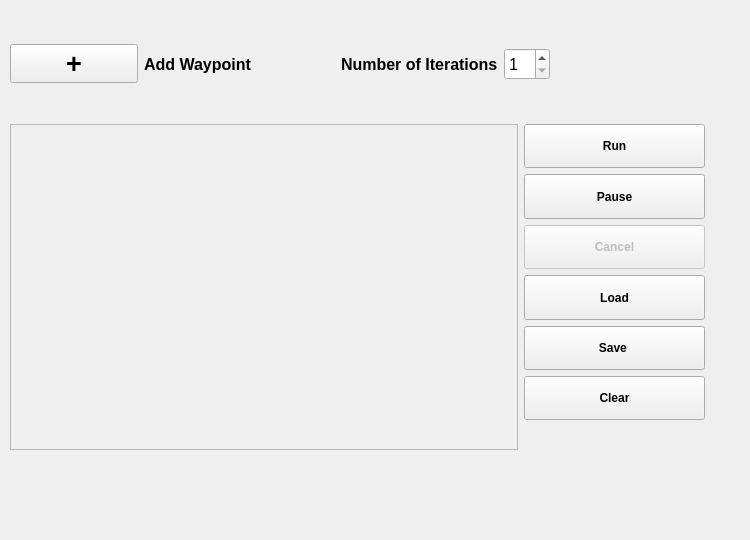
          <widget class="QWidget" name="tab_wp">
           <attribute name="title">
            <string>Joint space Plan</string>
           </attribute>
           <widget class="QWidget" name="verticalLayoutWidget_2">
            <property name="geometry">
             <rect>
              <x>10</x>
              <y>10</y>
              <width>731</width>
              <height>521</height>
             </rect>
            </property>
            <layout class="QVBoxLayout" name="verticalLayout_8" stretch="20,60,15">
             <item>
              <layout class="QHBoxLayout" name="horizontalLayout_7">
               <item>
                <layout class="QHBoxLayout" name="horizontalLayout" stretch="20,20,10,20,30">
                 <item>
                  <widget class="QPushButton" name="btn_add_waypoint">
                   <property name="font">
                    <font>
                     <pointsize>20</pointsize>
                     <weight>75</weight>
                     <bold>true</bold>
                    </font>
                   </property>
                   <property name="text">
                    <string>+</string>
                   </property>
                  </widget>
                 </item>
                 <item>
                  <widget class="QLabel" name="label">
                   <property name="font">
                    <font>
                     <pointsize>12</pointsize>
                     <weight>75</weight>
                     <bold>true</bold>
                    </font>
                   </property>
                   <property name="text">
                    <string>Add Waypoint</string>
                   </property>
                  </widget>
                 </item>
                 <item>
                  <spacer name="horizontalSpacer_26">
                   <property name="orientation">
                    <enum>Qt::Horizontal</enum>
                   </property>
                   <property name="sizeHint" stdset="0">
                    <size>
                     <width>40</width>
                     <height>20</height>
                    </size>
                   </property>
                  </spacer>
                 </item>
                 <item>
                  <layout class="QVBoxLayout" name="verticalLayout" stretch="35,30,35">
                   <item>
                    <spacer name="verticalSpacer_54">
                     <property name="orientation">
                      <enum>Qt::Vertical</enum>
                     </property>
                     <property name="sizeHint" stdset="0">
                      <size>
                       <width>20</width>
                       <height>40</height>
                      </size>
                     </property>
                    </spacer>
                   </item>
                   <item>
                    <layout class="QHBoxLayout" name="horizontalLayout_11">
                     <item>
                      <widget class="QLabel" name="label_2">
                       <property name="font">
                        <font>
                         <pointsize>12</pointsize>
                         <weight>75</weight>
                         <bold>true</bold>
                        </font>
                       </property>
                       <property name="text">
                        <string>Number of Iterations</string>
                       </property>
                      </widget>
                     </item>
                     <item>
                      <widget class="QSpinBox" name="iterationSpinBox">
                       <property name="sizePolicy">
                        <sizepolicy hsizetype="Minimum" vsizetype="Preferred">
                         <horstretch>0</horstretch>
                         <verstretch>0</verstretch>
                        </sizepolicy>
                       </property>
                       <property name="font">
                        <font>
                         <pointsize>12</pointsize>
                        </font>
                       </property>
                       <property name="minimum">
                        <number>1</number>
                       </property>
                      </widget>
                     </item>
                    </layout>
                   </item>
                   <item>
                    <spacer name="verticalSpacer_55">
                     <property name="orientation">
                      <enum>Qt::Vertical</enum>
                     </property>
                     <property name="sizeHint" stdset="0">
                      <size>
                       <width>20</width>
                       <height>40</height>
                      </size>
                     </property>
                    </spacer>
                   </item>
                  </layout>
                 </item>
                 <item>
                  <spacer name="horizontalSpacer_16">
                   <property name="orientation">
                    <enum>Qt::Horizontal</enum>
                   </property>
                   <property name="sizeHint" stdset="0">
                    <size>
                     <width>40</width>
                     <height>20</height>
                    </size>
                   </property>
                  </spacer>
                 </item>
                </layout>
               </item>
              </layout>
             </item>
             <item>
              <layout class="QHBoxLayout" name="horizontalLayout_16" stretch="70,25,5">
               <item>
                <widget class="QListView" name="waypointslistView">
                 <property name="enabled">
                  <bool>false</bool>
                 </property>
                </widget>
               </item>
               <item>
                <layout class="QVBoxLayout" name="verticalLayout_3" stretch="15,15,15,15,15,15,10">
                 <item>
                  <widget class="QPushButton" name="btn_run_trajectory">
                   <property name="sizePolicy">
                    <sizepolicy hsizetype="Minimum" vsizetype="Preferred">
                     <horstretch>0</horstretch>
                     <verstretch>0</verstretch>
                    </sizepolicy>
                   </property>
                   <property name="font">
                    <font>
                     <weight>75</weight>
                     <bold>true</bold>
                    </font>
                   </property>
                   <property name="text">
                    <string>Run</string>
                   </property>
                  </widget>
                 </item>
                 <item>
                  <widget class="QPushButton" name="pause">
                   <property name="sizePolicy">
                    <sizepolicy hsizetype="Minimum" vsizetype="Preferred">
                     <horstretch>0</horstretch>
                     <verstretch>0</verstretch>
                    </sizepolicy>
                   </property>
                   <property name="font">
                    <font>
                     <weight>75</weight>
                     <bold>true</bold>
                    </font>
                   </property>
                   <property name="text">
                    <string>Pause</string>
                   </property>
                  </widget>
                 </item>
                 <item>
                  <widget class="QPushButton" name="btn_cancel_trajectory">
                   <property name="enabled">
                    <bool>false</bool>
                   </property>
                   <property name="sizePolicy">
                    <sizepolicy hsizetype="Minimum" vsizetype="Preferred">
                     <horstretch>0</horstretch>
                     <verstretch>0</verstretch>
                    </sizepolicy>
                   </property>
                   <property name="font">
                    <font>
                     <weight>75</weight>
                     <bold>true</bold>
                    </font>
                   </property>
                   <property name="text">
                    <string>Cancel</string>
                   </property>
                  </widget>
                 </item>
                 <item>
                  <widget class="QPushButton" name="btn_load_trajectory">
                   <property name="sizePolicy">
                    <sizepolicy hsizetype="Minimum" vsizetype="Preferred">
                     <horstretch>0</horstretch>
                     <verstretch>0</verstretch>
                    </sizepolicy>
                   </property>
                   <property name="font">
                    <font>
                     <weight>75</weight>
                     <bold>true</bold>
                    </font>
                   </property>
                   <property name="text">
                    <string>Load</string>
                   </property>
                  </widget>
                 </item>
                 <item>
                  <widget class="QPushButton" name="btn_save_trajectory">
                   <property name="sizePolicy">
                    <sizepolicy hsizetype="Minimum" vsizetype="Preferred">
                     <horstretch>0</horstretch>
                     <verstretch>0</verstretch>
                    </sizepolicy>
                   </property>
                   <property name="font">
                    <font>
                     <weight>75</weight>
                     <bold>true</bold>
                    </font>
                   </property>
                   <property name="text">
                    <string>Save </string>
                   </property>
                  </widget>
                 </item>
                 <item>
                  <widget class="QPushButton" name="btn_clear_trajectory">
                   <property name="sizePolicy">
                    <sizepolicy hsizetype="Minimum" vsizetype="Preferred">
                     <horstretch>0</horstretch>
                     <verstretch>0</verstretch>
                    </sizepolicy>
                   </property>
                   <property name="font">
                    <font>
                     <weight>75</weight>
                     <bold>true</bold>
                    </font>
                   </property>
                   <property name="text">
                    <string>Clear</string>
                   </property>
                  </widget>
                 </item>
                 <item>
                  <spacer name="verticalSpacer_5">
                   <property name="orientation">
                    <enum>Qt::Vertical</enum>
                   </property>
                   <property name="sizeHint" stdset="0">
                    <size>
                     <width>20</width>
                     <height>40</height>
                    </size>
                   </property>
                  </spacer>
                 </item>
                </layout>
               </item>
               <item>
                <spacer name="horizontalSpacer_14">
                 <property name="orientation">
                  <enum>Qt::Horizontal</enum>
                 </property>
                 <property name="sizeHint" stdset="0">
                  <size>
                   <width>40</width>
                   <height>20</height>
                  </size>
                 </property>
                </spacer>
               </item>
              </layout>
             </item>
             <item>
              <spacer name="verticalSpacer_53">
               <property name="orientation">
                <enum>Qt::Vertical</enum>
               </property>
               <property name="sizeHint" stdset="0">
                <size>
                 <width>20</width>
                 <height>40</height>
                </size>
               </property>
              </spacer>
             </item>
            </layout>
           </widget>
          </widget>
